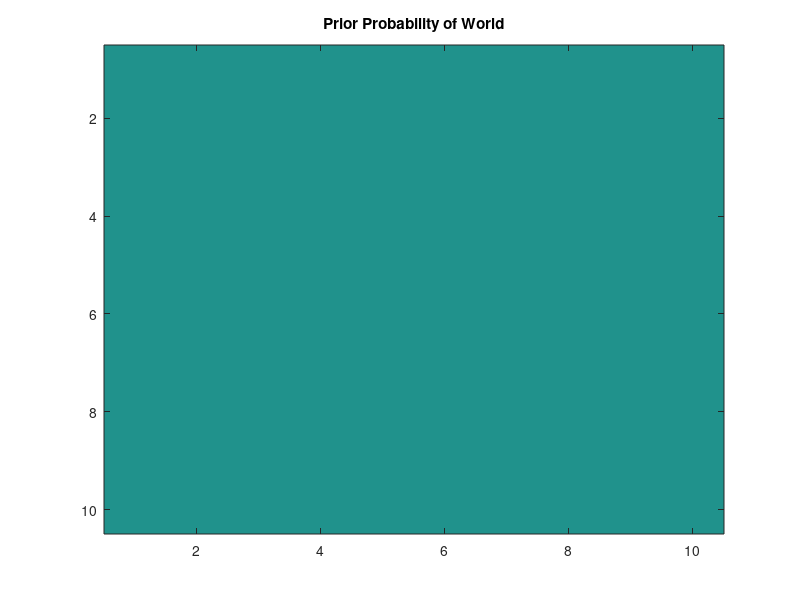

MATLAB code to generate this figure: (Note: this script raises an error after producing the figure.)
close all;
clear all;
clc;

worldWidth = 10;
worldHeight = 10;

world = [ 'r', 'g', 'g', 'r', 'r', 'r', 'g', 'g', 'r', 'r';
          'r', 'r', 'g', 'r', 'r', 'r', 'r', 'g', 'r', 'r';
          'r', 'r', 'g', 'g', 'r', 'r', 'r', 'g', 'g', 'r';
          'r', 'r', 'r', 'r', 'r', 'r', 'r', 'r', 'r', 'r';
          'g', 'g', 'g', 'g', 'g', 'g', 'g', 'g', 'g', 'g';
          'r', 'g', 'g', 'r', 'r', 'r', 'g', 'g', 'r', 'r';
          'r', 'r', 'g', 'r', 'r', 'r', 'r', 'g', 'r', 'r';
          'r', 'r', 'g', 'g', 'r', 'r', 'r', 'g', 'g', 'r';
          'r', 'r', 'r', 'r', 'r', 'r', 'r', 'r', 'r', 'r';
          'g', 'g', 'g', 'g', 'g', 'g', 'g', 'g', 'g', 'g'];

worldProbabilty = ones(worldWidth, worldHeight) ./ (worldWidth * worldHeight);
imagesc(worldProbabilty); title('Prior Probability of World');

z = ['g', 'g', 'g', 'r', 'g', 'r', 'r', 'r', 'g', 'r'];

pHit = 0.7;
pMiss = 0.3;

pMove = 0.8;
pUndershoot = 0.1;
pOvershoot = 0.1;

u = [[0 1];
     [1 0];
     [0 1];
     [1 0];
     [1 0];
     [0 1];
     [0 1];
     [1 0];
     [1 0];
     [0 1]];
 
 
pathCount = numel(z);

for ii = 1 : pathCount
    
    worldProbabilty = sense(worldProbabilty, z(ii), pHit, pMiss, world);
    
    worldProbabilty = move(worldProbabilty, u(ii, :), pMove, pOvershoot, pUndershoot);
    
end

pause(2);

imagesc(worldProbabilty); title('Posterior Probability of World');

% %
% clear all; close all; clc;
% n = 5;
% 
% p = [1/5; 1/5; 1/5; 1/5; 1/5];
% 
% world = {'green'; 'red'; 'red'; 'green'; 'green'};
% 
% 
% pHit = 0.6; % correct measurement
% pMiss = 0.2; % wrong measurement
% 
% 
% % % %
% % %measurement
% % z = 'red';
% % 
% % p = sense(p, z, pHit, pMiss, world);
% % 
% % display(p);
% 
% % %
% % Question 4
% % Now we have multiple measurements z = red and green which means the robot
% % first senses red then green
% 
% p = [1/5; 1/5; 1/5; 1/5; 1/5];
% 
% z = {'red'; 'green'};
% 
% u = [1; 1];
% 
% zN = numel(z);
% 
% for ii = 1 : zN
%     p = sense(p, z{ii}, pHit, pMiss, world);
%     display(p);
%     p = move(p, u(ii));
%     display(p);
% end